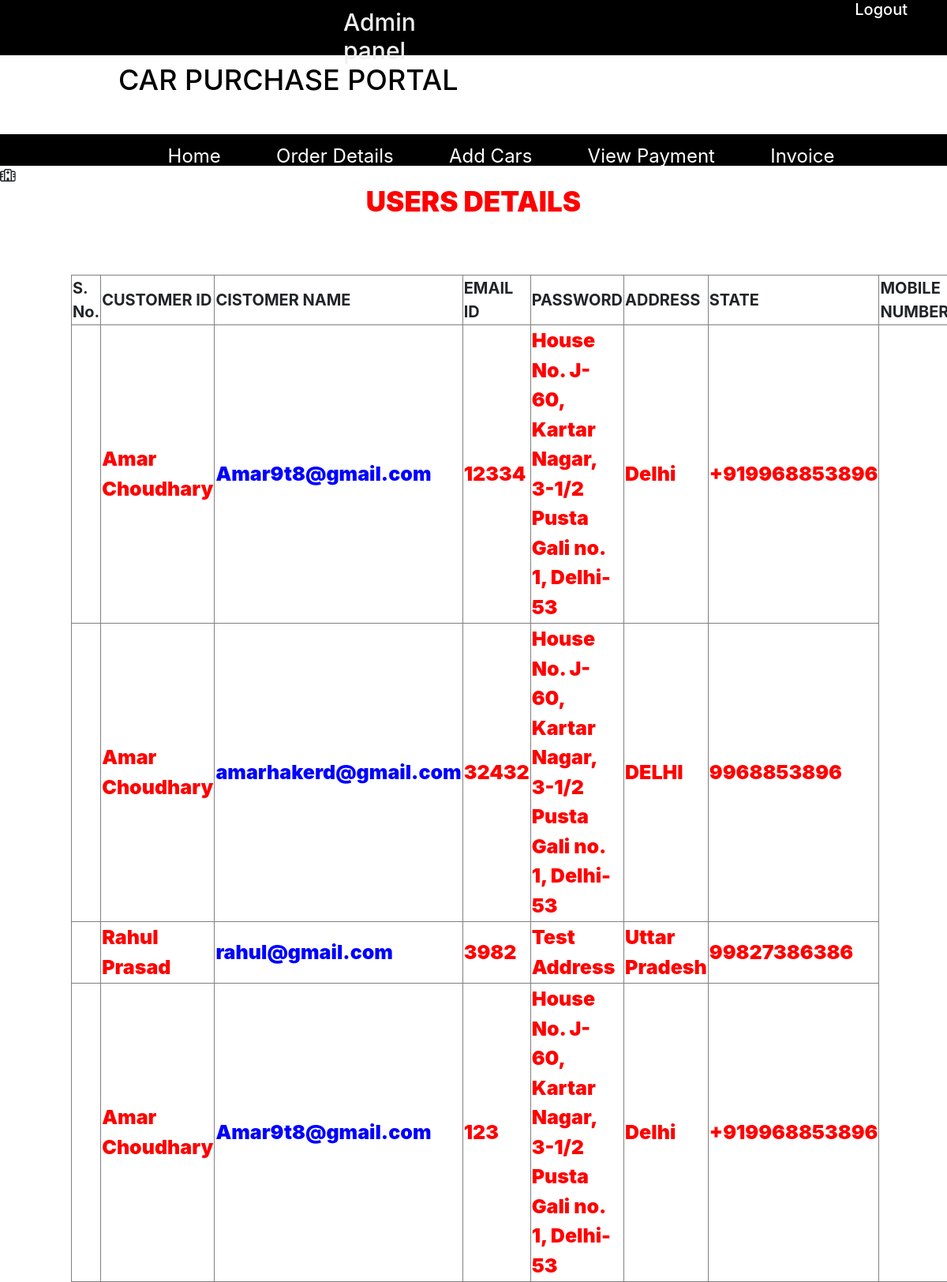
The page /php/user_details.php on the database its author committed.
### tables this page shows
CREATE TABLE `customer` (
  `Cus_id` int NOT NULL AUTO_INCREMENT,
  `Cus_Name` varchar(255) NOT NULL,
  `Email_ID` varchar(255) NOT NULL,
  `Cus_Pwd` varchar(255) DEFAULT NULL,
  `Cus_Sex` varchar(255) DEFAULT NULL,
  `Cus_Add` varchar(255) DEFAULT NULL,
  `Cus_City` varchar(255) DEFAULT NULL,
  `Cus_State` varchar(255) NOT NULL,
  `Cus_Phone` mediumtext,
  PRIMARY KEY (`Cus_id`)
);

### php/user_details.php (the view, shortened to what this page needs)
<?php
session_start(); include('conn.php');  date_default_timezone_set("Asia/Kolkata");
?>
<!DOCTYPE html>
<html lang="en">
<head>
    <link rel="stylesheet" href="../css/home.css" type="text/css" />
    <link href="assets/font-awesome/css/font-awesome.min.css" rel="stylesheet" type="text/css" />
    <link href="assets/themify-icons/themify-icons.css" rel="stylesheet" type="text/css" />
    <link href="assets/bootstrap/css/bootstrap.min.css" rel="stylesheet" type="text/css" />
</head>
<body class="hold-transition sidebar-mini">
    <div class="top">
        <div class="left">
            <h2>Admin panel</h2>
        </div>
        <div class="right">
            <h5>
                <a href="Login.html">Logout</a>
            </h5>
        </div>
    </div>
    <div class="logo">
        <div class="left">
            <h1>CAR PURCHASE PORTAL</h1>
        </div>
    </div>
    <div id="menu">
        <center>
            <a href="admin_home.php">Home</a>
            <a href="Admin_order.php">Order Details</a>
            <a href="Admin_product.php">Add Cars</a>
            <a href="Admin_payment.php">View Payment</a>
            <a href="Invoice.php">Invoice</a>
        </center>
    </div>
    <div class="wrapper">
        <div class="content-wrapper">
            <section class="content-header">
                <div class="header-icon">
                    <i class="fa fa-hospital-o"></i>
                </div>
                <div class="header-title">
                    <center>
                        <h1 style="font-weight:900;font-size:35px;color:red">USERS DETAILS</h1>
                    </center>
                    <br>
            </section>
            <section class="content">
                <?php
$clt_dta ="select * from customer where Cus_id!='' ";
$result=$conn->query($clt_dta);
?>
                <div class="table-responsive">
                    <table class="table table-bordered table-striped table-hover">
                        <thead>
                            <table border="1">
                                <tr class="info">
                                    <th>S. No.</th>
                                    <th>CUSTOMER ID</th>
                                    <th>CISTOMER NAME</th>
                                    <th>EMAIL ID</th>
                                    <th>PASSWORD</th>
                                    <th>ADDRESS</th>
                                    <th>STATE</th>
                                    <th>MOBILE NUMBER</th>
                                </tr>
                        </thead>
                        <tbody>
                            <?php $a=1;
while ($row = mysqli_fetch_array($result))
{
$crd_no=$row['Cus_Name'];
$add=$row['Email_ID'];
$cus_id=$row['Cus_Pwd'];
$purch_pric=$row['Cus_Add'];
$pur_dte=$row['Cus_State'];
$purch_tme=$row['Cus_Phone'];
?>
<tr>
    <td style="font-weight:900;color: $a ?></td>
    <td style="font-weight:900;color: $pmt_id ?></td>
                                <td style="font-weight:900; color: red; font-size : 25px;">
                                    <?php echo $crd_no?>
                                </td>
                                <td style="font-weight:900; color: blue; font-size : 25px;">
                                    <?php echo $add;?>
                                </td>
                                <td style="font-weight:900; color: red; font-size : 25px;">
                                    <?php echo $cus_id?>
                                </td>
                                <td style="font-weight:900; color: red; font-size : 25px;">
                                    <?php echo $purch_pric?>
                                </td>
                                <td style="font-weight:900; color: red; font-size : 25px;">
                                    <?php echo $pur_dte?>
                                </td>
                                <td style="font-weight:900; color: red; font-size : 25px;">
                                    <?php echo $purch_tme?>
                                </td>
                            </tr>
                            <?php
};
?>
                        </tbody>
                    </table>
</body>
</html>

### css/home.css (style rules this page uses)
body { background-color: #bdbcbc; background-size: cover; font-family: sans-serif; }
.top { width: 100%; height: 70px; background-color: #000000; }
.left { width: 50%; height: 40px; float: left; color: #f0f0f0; font-size: 20px; padding-left: 50px; padding-top: 10px; }
.left h2 { margin-left: 70%; font-size: 30px; }
.right h5 { float: right; font-size: 20px; padding-right: 50px; word-spacing: 50px; }
.top h5 a { text-decoration: none; color: white; margin-top: 15px; }
.logo { width: 100%; height: 100px; background-color: white; }
.logo h1 { color: #000; font-size: 36px; margin-left: 100px; }
#menu { width: 100%; height: 40px; background-color: #000000; padding-top: 10px; font-size: 1px; }
#menu a { font-size: 24px; text-align: center; margin-left: 70px; text-decoration: none; color: white; }
table { font-size: 20px; width: 150px; margin-left: 7.5%; height: auto; }
a { text-decoration: none; }

### rows shown on the page
customer: Cus_Name "Amar Choudhary", Email_ID "Amar9t8@gmail.com", Cus_Pwd "12334", Cus_Add "House No. J-60, Kartar Nagar, 3-1/2 Pusta Gali no. 1, Delhi-53", Cus_State "Delhi", Cus_Phone "+919968853896"
customer: Cus_Name "Amar Choudhary", Email_ID "amarhakerd@gmail.com", Cus_Pwd "32432", Cus_Add "House No. J-60, Kartar Nagar, 3-1/2 Pusta Gali no. 1, Delhi-53", Cus_State "DELHI", Cus_Phone "9968853896"
customer: Cus_Name "Rahul Prasad", Email_ID "rahul@gmail.com", Cus_Pwd "3982", Cus_Add "Test Address", Cus_State "Uttar Pradesh", Cus_Phone "99827386386"
customer: Cus_Name "Amar Choudhary", Email_ID "Amar9t8@gmail.com", Cus_Pwd "123", Cus_Add "House No. J-60, Kartar Nagar, 3-1/2 Pusta Gali no. 1, Delhi-53", Cus_State "Delhi", Cus_Phone "+919968853896"
